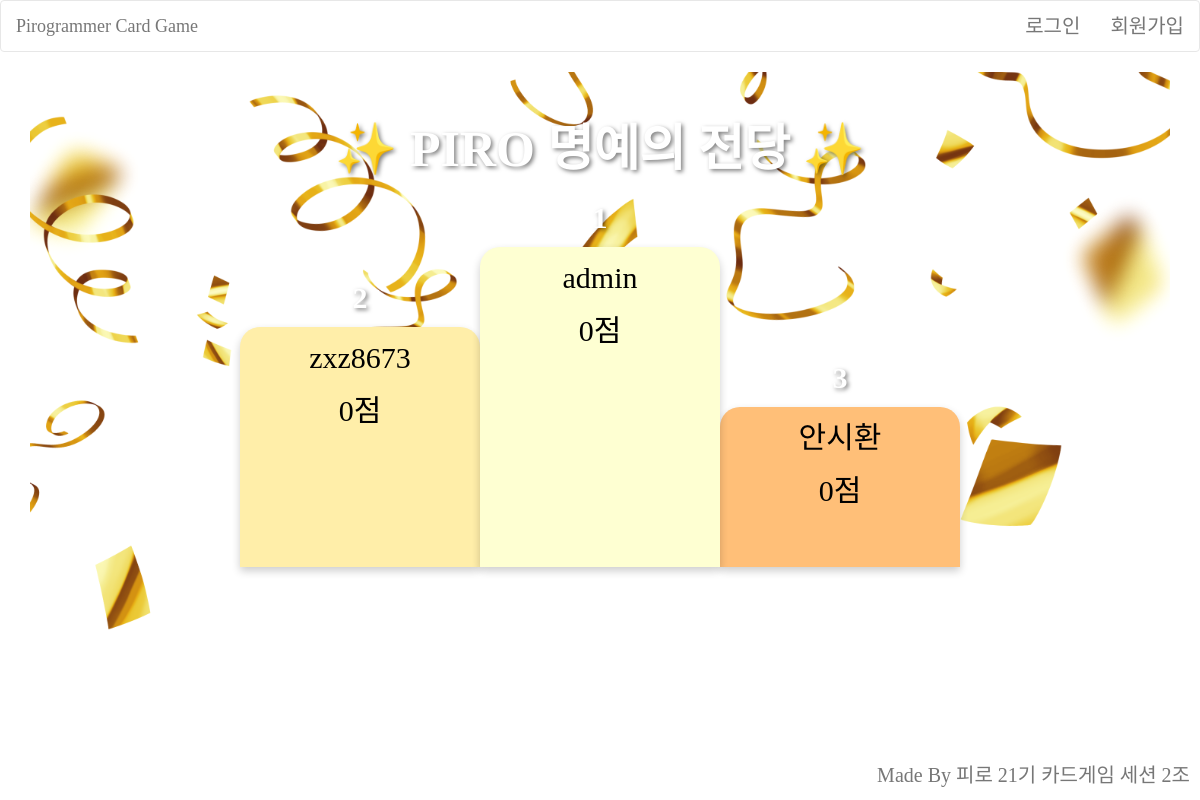
/ranking/, run on an earlier commit of the app's database.
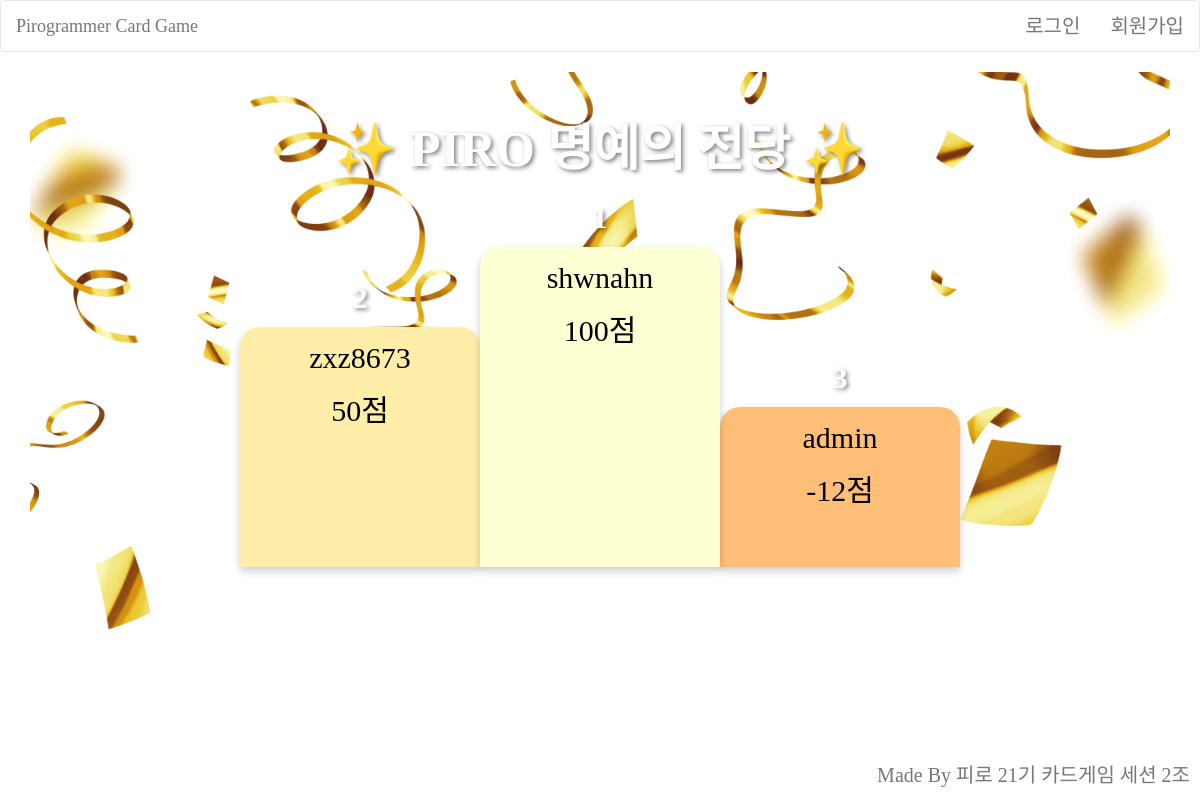
And on a later commit of the database.
### apps/accounts/models.py (models this page shows, shortened)
class CustomUser(AbstractUser):
    score = models.IntegerField(default=0)

### apps/game/views.py (the view)
# urls.py: path('ranking/', ranking, name='ranking'),
def ranking(request):
    top_users = CustomUser.objects.all().order_by('-score')[:3]  # 상위 3명만 가져옴
    ctx = {
        'top_users': top_users,
    }
    return render(request, 'ranking.html', ctx)

### templates/ranking.html (shortened to what this page needs)
{% extends 'base.html' %}
{% block content %}
<div class="ranking-container">
    <h1 class="title">✨ PIRO 명예의 전당 ✨</h1>
    <div class="podium">
        {% if top_users|length > 1 %}
            <div class="podium-item second">
                <div class="podium-rank">2</div>
                <div class="podium-username">{{ top_users.1.username }}</div>
                <div class="podium-score">{{ top_users.1.score }}점</div>
            </div>
        {% endif %}
        {% if top_users|length > 0 %}
            <div class="podium-item first">
                <div class="podium-rank">1</div>
                <div class="podium-username">{{ top_users.0.username }}</div>
                <div class="podium-score">{{ top_users.0.score }}점</div>
            </div>
        {% endif %}
        {% if top_users|length > 2 %}
            <div class="podium-item third">
                <div class="podium-rank">3</div>
                <div class="podium-username">{{ top_users.2.username }}</div>
                <div class="podium-score">{{ top_users.2.score }}점</div>
            </div>
        {% endif %}
    </div>
    <a href="{% url 'game:game_history' %}" class="btn">전적 목록</a>
</div>
{% endblock %}

What changed in the data, as far as the page shows it:
no longer on this page (row edited): CustomUser: username "안시환", score "0"
changed CustomUser "zxz8673": score "0" → "50"
now on this page (row edited): CustomUser: username "shwnahn", score "100"
Also different on the page:
{{ top_users.2.username }}: "안시환" → "admin"
{{ top_users.2.score }}: "0" → "-12"
{{ top_users.0.username }}: "admin" → "shwnahn"
{{ top_users.0.score }}: "0" → "100"
